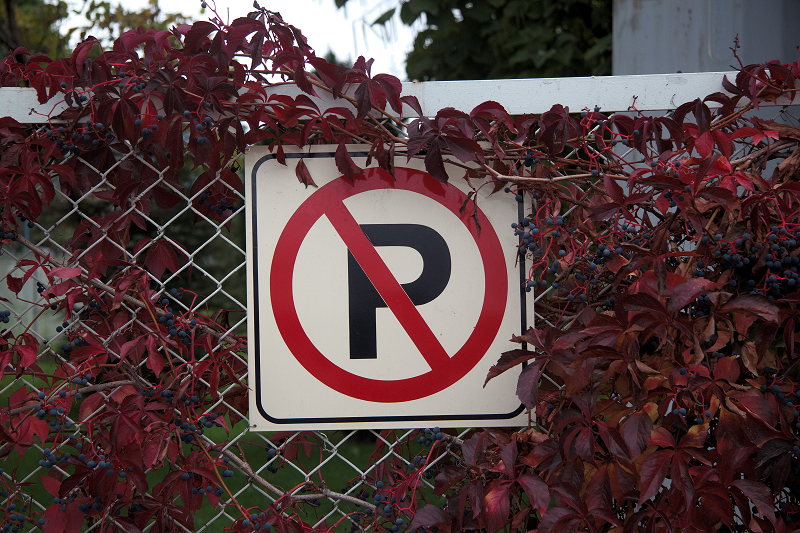
//> input picture Test.png, 800 x 533 px
$ ./main   (built with g++ and OpenCV 4)
//> lines starting //> are read from the running program, lines starting //| are printed output that depends on the picture
#include <iostream>
#include <opencv2/opencv.hpp>

using namespace std;
using namespace cv;

int main()
{
    Mat image = imread("Test.png");
//> image is the input picture: 533 rows x 800 cols, CV_8UC3; mean B, G, R 63.6, 62.9, 84.5
    if(image.empty())
    {
        cout << "Empty input image!";
        return -1;
    }

    Mat imgChannels[3];
    Mat histograms[3];
    split(image, imgChannels);
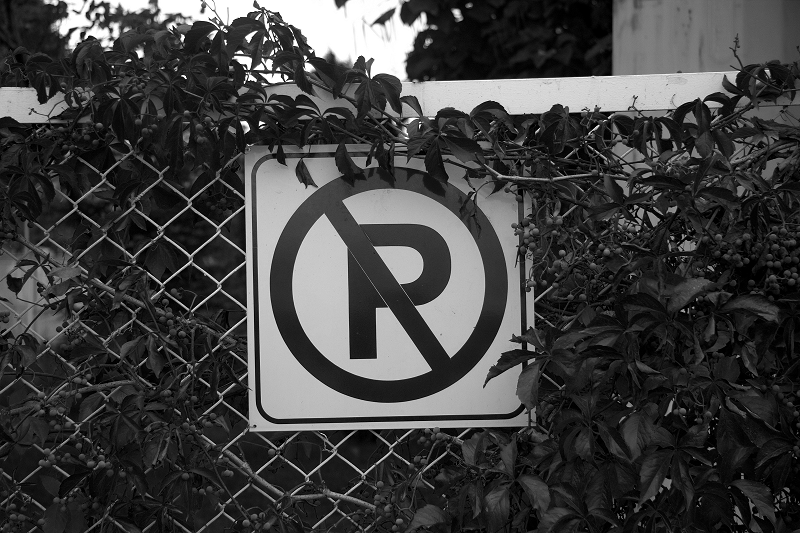
//> imgChannels[0]: 533 rows x 800 cols, CV_8UC1; min 0, max 255, mean 63.6
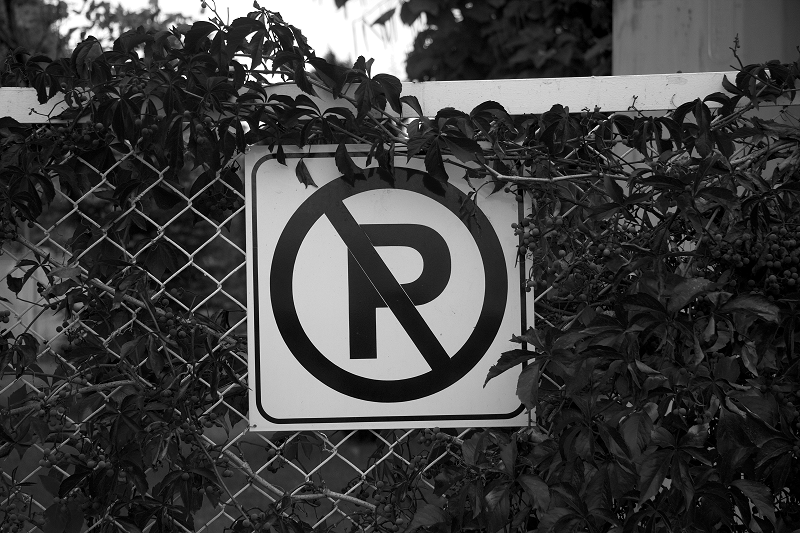
//> imgChannels[1]: 533 rows x 800 cols, CV_8UC1; min 0, max 255, mean 62.9
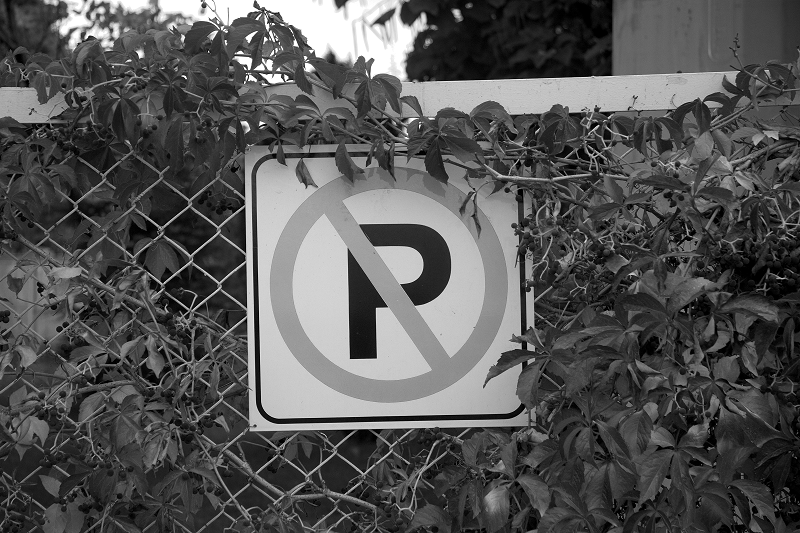
//> imgChannels[2]: 533 rows x 800 cols, CV_8UC1; min 0, max 255, mean 84.5

    int bins = 256;
    int nimages = 1;
    int channels[] = {0};
    Mat mask;
    int dims = 1;
    int histSize[] = { bins };
    float rangeGS[] = {0, 256};
    const float* ranges[] = { rangeGS };
    bool uniform = true;
    bool accumulate = false;

    int gRows = 533; // height
    int gCols = 800; // width
    Scalar backGroundColor = Scalar(0, 0, 0);
    int thickness = 3;
    LineTypes lineType = LINE_AA;

    Mat theGraph(gRows, gCols, CV_8UC(3), backGroundColor);

    for(int i=0; i<3; i++)
    {
        calcHist(&imgChannels[i],
                 nimages,
                 channels,
                 mask,
                 histograms[i],
                 dims,
                 histSize,
                 ranges,
                 uniform,
                 accumulate);

        double maxVal = 0;
        minMaxLoc(histograms[i],
                  0,
                  &maxVal,
                  0,
                  0);


        Scalar graphColor = Scalar(i == 0 ? 255 : 0,
                                   i == 1 ? 255 : 0,
                                   i == 2 ? 255 : 0);

        Point p1(0,0), p2(0,0);
        for(int j=0; j<bins; j++)
        {
            float value = histograms[i].at<float>(j,0);
            value = maxVal - value; // invert
            value = value / maxVal * theGraph.rows; // scale
            line(theGraph,
                 p1,
                 Point(p1.x,value),
                 graphColor,
                 thickness,
                 lineType);
            p1.y = p2.y = value;
            p2.x = float(j+1) * float(theGraph.cols) / float(bins);
            line(theGraph,
                 p1, p2,
                 Scalar(0,0,0));
            p1.x = p2.x;
        }
    }
//> this loop made 3 passes
//> maxVal on passes 1 to 3: 8485, 8373, 6879
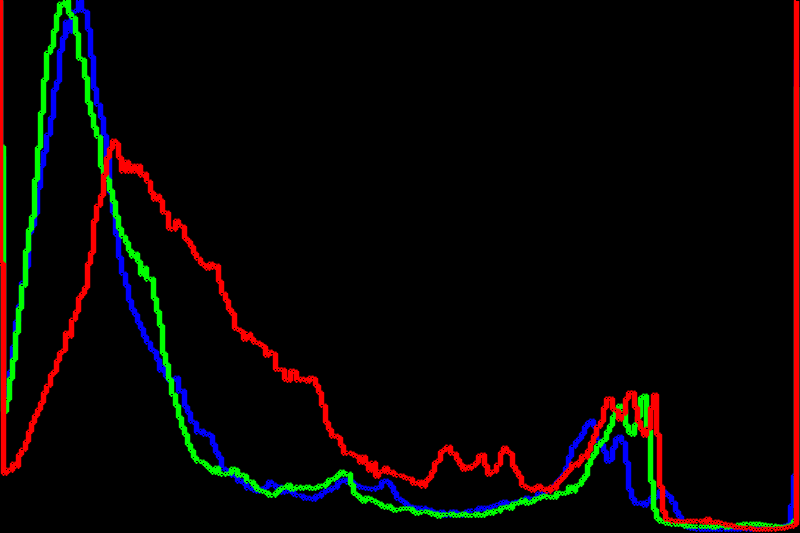
//> theGraph: 533 rows x 800 cols, CV_8UC3; mean B, G, R 4.3, 5.9, 8.6

    imshow("Image", image);
    imshow("Histogram", theGraph);

    waitKey();

    return 0;
}

$ run again, with Sign.png copied over Test.png
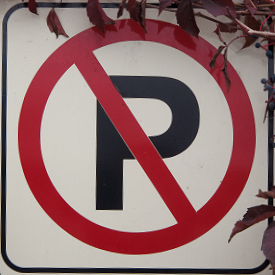
//> input picture Sign.png, 275 x 275 px
//> image is the input picture: 275 rows x 275 cols, CV_8UC3; mean B, G, R 114.3, 113.9, 147.2
//> `split(image, imgChannels);`:
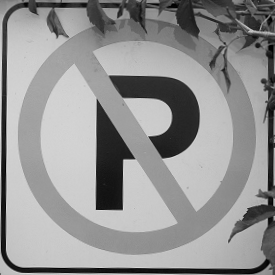
//> imgChannels[2]: 275 rows x 275 cols, CV_8UC1; min 0, max 233, mean 147.2
//> the loop `for(int i=0; i<3; i++)` made 3 passes
//> maxVal on passes 1 to 3: 1688, 1893, 1923
//> after the loop `for(int i=0; i<3; i++)`:
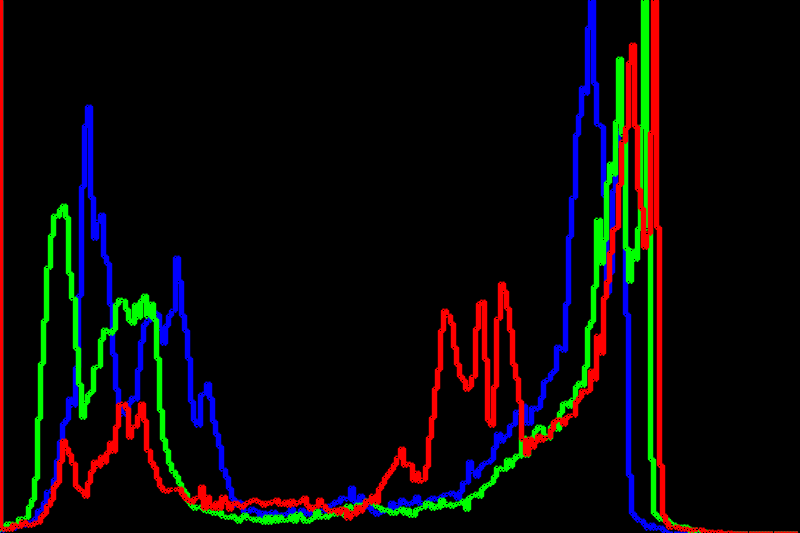
//> theGraph: 533 rows x 800 cols, CV_8UC3; mean B, G, R 8.7, 9, 11.5
